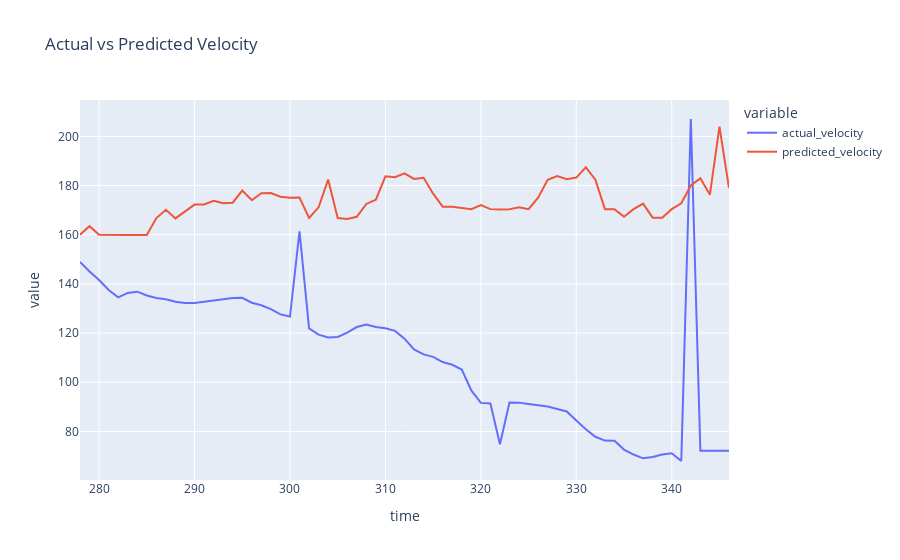
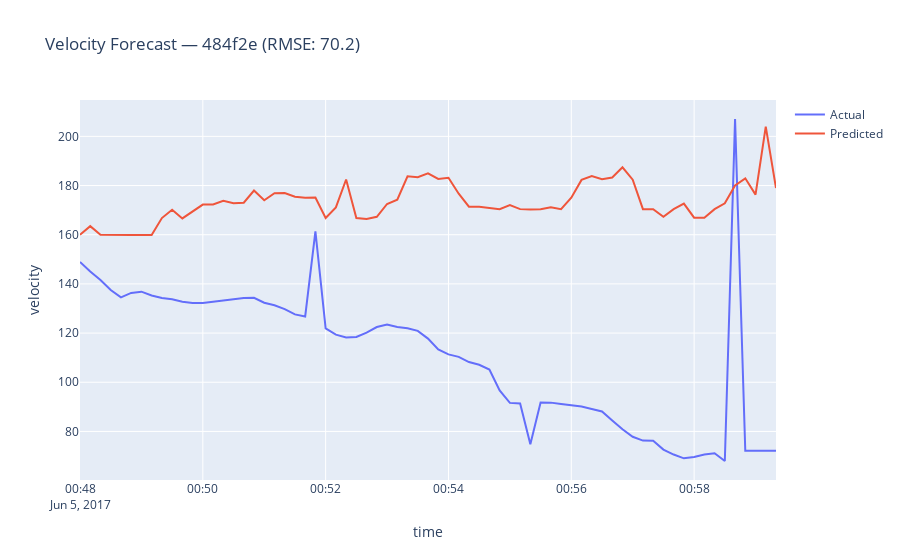

The code cell stored with these charts, in order, in its notebook:
### Code cell
import os
import math
import joblib
import numpy as np
import pandas as pd
from sklearn.preprocessing import StandardScaler
from sklearn.ensemble import HistGradientBoostingRegressor
from sklearn.metrics import mean_squared_error
import plotly.express as px
import plotly.graph_objects as go

DATA_PATH = r"C:\Users\Priyanga N\OneDrive\Documents\flight-anomaly-detection\cleaned_adsb.csv"
OUT_DIR = r"C:\Users\Priyanga N\OneDrive\Documents\flight-anomaly-detection"
MODEL_OUT = os.path.join(OUT_DIR, "hgb_velocity_model.joblib")
usecols = ["time","icao24","lat","lon","velocity","vertrate","baroaltitude","geoaltitude","heading"]
df = pd.read_csv(DATA_PATH, usecols=usecols, low_memory=False)
df = df.sort_values(["icao24","time"]).reset_index(drop=True)
print("Loaded rows:", df.shape[0])

top_icao = df["icao24"].value_counts().idxmax()
dff = df[df["icao24"] == top_icao].copy().reset_index(drop=True)
print("Selected icao24:", top_icao, "rows:", len(dff))

num_cols = ["velocity","vertrate","baroaltitude","geoaltitude","lat","lon","heading"]
dff[num_cols] = dff[num_cols].replace([np.inf, -np.inf], np.nan).astype(float)

dff = dff.dropna(subset=["velocity"]).reset_index(drop=True)

if len(dff) < 200:
    raise RuntimeError(f"Not enough rows for {top_icao} (only {len(dff)}). Choose another aircraft or use more data.")
dff["ds"] = pd.to_datetime(dff["time"], unit="s")
dff["hour"] = dff["ds"].dt.hour
dff["minute"] = dff["ds"].dt.minute
dff["second"] = dff["ds"].dt.second

dff["hour_sin"] = np.sin(2 * np.pi * dff["hour"] / 24)
dff["hour_cos"] = np.cos(2 * np.pi * dff["hour"] / 24)
dff["min_sin"] = np.sin(2 * np.pi * dff["minute"] / 60)
dff["min_cos"] = np.cos(2 * np.pi * dff["minute"] / 60)

dff["dt"] = dff["time"].diff().fillna(0).astype(float)

def haversine_m(lat1, lon1, lat2, lon2):
    R = 6371000.0
    phi1 = np.radians(lat1); phi2 = np.radians(lat2)
    dphi = np.radians(lat2 - lat1); dlambda = np.radians(lon2 - lon1)
    a = np.sin(dphi/2.0)**2 + np.cos(phi1)*np.cos(phi2)*np.sin(dlambda/2.0)**2
    return R * 2 * np.arctan2(np.sqrt(a), np.sqrt(1-a))

dff["lat_prev"] = dff["lat"].shift(1)
dff["lon_prev"] = dff["lon"].shift(1)
dff["dist_m"] = haversine_m(dff["lat_prev"].fillna(dff["lat"]), dff["lon_prev"].fillna(dff["lon"]),
                            dff["lat"], dff["lon"])
dff["speed_m_s"] = dff["dist_m"] / dff["dt"].replace(0, np.nan)  
dff["speed_m_s"] = dff["speed_m_s"].fillna(0)

LAGS = [1,2,3,5,10] 
for lag in LAGS:
    dff[f"vel_lag_{lag}"] = dff["velocity"].shift(lag)
    dff[f"vel_diff_{lag}"] = dff["velocity"] - dff[f"vel_lag_{lag}"]

ROLL_WINDOWS = [3,5,10]
for w in ROLL_WINDOWS:
    dff[f"vel_rollmean_{w}"] = dff["velocity"].rolling(window=w, min_periods=1).mean()
    dff[f"vel_rollstd_{w}"] = dff["velocity"].rolling(window=w, min_periods=1).std().fillna(0)

dff["alt_diff_1"] = dff["baroaltitude"] - dff["baroaltitude"].shift(1)
dff["geo_minus_baro"] = dff["geoaltitude"] - dff["baroaltitude"]

dff["heading_sin"] = np.sin(np.deg2rad(dff["heading"].fillna(0)))
dff["heading_cos"] = np.cos(np.deg2rad(dff["heading"].fillna(0)))

dff = dff.dropna(subset=[f"vel_lag_{max(LAGS)}"]).reset_index(drop=True)

median_dt = int(np.median(dff["dt"].replace(0, np.nan).dropna()))
print("median dt (s):", median_dt)
step_ahead = max(1, round(30 / max(1, median_dt)))  
print("step_ahead rows (≈30s):", step_ahead)

dff["y"] = dff["velocity"].shift(-step_ahead)  
dff = dff.dropna(subset=["y"]).reset_index(drop=True)

n = len(dff)
test_size = int(0.2 * n)
train = dff.iloc[: n - test_size].copy()
test  = dff.iloc[n - test_size :].copy()

print("Train rows:", len(train), "Test rows:", len(test))

features = [
    "velocity", "vel_lag_1", "vel_lag_2", "vel_lag_3", "vel_lag_5",
    "vel_diff_1", "vel_diff_2", "vel_diff_3", "vel_diff_5",
    "vel_rollmean_3", "vel_rollmean_5", "vel_rollmean_10",
    "vel_rollstd_3", "vel_rollstd_5",
    "vertrate", "baroaltitude", "geoaltitude", "geo_minus_baro",
    "speed_m_s",
    "hour_sin", "hour_cos", "min_sin", "min_cos",
    "heading_sin", "heading_cos",
    "alt_diff_1"
]
features = [f for f in features if f in train.columns]
print("Using features:", features)

X_train = train[features].fillna(0).astype(float)
y_train = train["y"].astype(float)
X_test  = test[features].fillna(0).astype(float)
y_test  = test["y"].astype(float)

scaler = StandardScaler()
X_train_s = scaler.fit_transform(X_train)
X_test_s  = scaler.transform(X_test)

model = HistGradientBoostingRegressor(
    max_iter=600,
    learning_rate=0.05,
    max_depth=10,
    random_state=42
)

print("Training model...")
model.fit(X_train_s, y_train)
print("Done training.")

from sklearn.metrics import mean_squared_error
import numpy as np

preds_test = model.predict(X_test_s)

mse = mean_squared_error(y_test, preds_test)
rmse = np.sqrt(mse)

print(f"Velocity Forecast RMSE: {rmse:.2f}")

import plotly.express as px
compare_df = pd.DataFrame({
    "time": X_test.index,
    "actual_velocity": y_test.values,
    "predicted_velocity": preds_test
})

fig = px.line(
    compare_df.sort_values("time"),
    x="time", 
    y=["actual_velocity", "predicted_velocity"],
    title="Actual vs Predicted Velocity"
)
fig.show()
plot_df = test[["ds"]].copy().reset_index(drop=True)
plot_df["actual"] = y_test.values
plot_df["predicted"] = preds_test

fig = go.Figure()
fig.add_trace(go.Scatter(x=plot_df["ds"], y=plot_df["actual"], mode="lines", name="Actual"))
fig.add_trace(go.Scatter(x=plot_df["ds"], y=plot_df["predicted"], mode="lines", name="Predicted"))
fig.update_layout(title=f"Velocity Forecast — {top_icao} (RMSE: {rmse:.1f})",
                  xaxis_title="time", yaxis_title="velocity")
fig.show()

try:
    importances = getattr(model, "feature_importances_", None)
    if importances is not None:
        fi = pd.Series(importances, index=features).sort_values(ascending=False)
        print("Top features:\n", fi.head(10))
except Exception:
    pass

### Figure 1 — Plotly figure (JSON) as saved in the notebook; plotly's stock layout.template omitted (floating-point values rounded to 4 significant figures)
{"data": [{"hovertemplate": "variable=actual_velocity<br>time=%{x}<br>value=%{y}<extra></extra>", "legendgroup": "actual_velocity", "line": {"color": "#636efa", "dash": "solid"}, "marker": {"symbol": "circle"}, "mode": "lines", "name": "actual_velocity", "orientation": "v", "showlegend": true, "type": "scatter", "x": [278, 279, 280, 281, 282, 283, 284, 285, 286, 287, 288, 289, 290, 291, 292, 293, 294, 295, 296, 297, 298, 299, 300, 301, 302, 303, 304, 305, 306, 307, 308, 309, 310, 311, 312, 313, 314, 315, 316, 317, 318, 319, 320, 321, 322, 323, 324, 325, 326, 327, 328, 329, 330, 331, 332, 333, 334, 335, 336, 337, 338, 339, 340, 341, 342, 343, 344, 345, 346], "xaxis": "x", "y": [148.9, 145.0, 141.6, 137.5, 134.5, 136.3, 136.8, 135.3, 134.3, 133.8, 132.7, 132.2, 132.2, 132.7, 133.2, 133.8, 134.3, 134.4, 132.3, 131.3, 129.8, 127.6, 126.7, 161.4, 121.9, 119.4, 118.2, 118.4, 120.2, 122.5, 123.5, 122.5, 121.9, 120.9, 117.7, 113.4, 111.3, 110.3, 108.2, 107.1, 105.2, 96.69, 91.61, 91.34, 74.81, 91.75, 91.72, 91.17, 90.69, 90.17, 89.15, 88.12, 84.47, 80.87, 77.82, 76.28, 76.25, 72.63, 70.6, 69.06, 69.6, 70.6, 71.11, 67.98, 207.1, 72.14, 72.14, 72.11, 72.11], "yaxis": "y"}, {"hovertemplate": "variable=predicted_velocity<br>time=%{x}<br>value=%{y}<extra></extra>", "legendgroup": "predicted_velocity", "line": {"color": "#EF553B", "dash": "solid"}, "marker": {"symbol": "circle"}, "mode": "lines", "name": "predicted_velocity", "orientation": "v", "showlegend": true, "type": "scatter", "x": [278, 279, 280, 281, 282, 283, 284, 285, 286, 287, 288, 289, 290, 291, 292, 293, 294, 295, 296, 297, 298, 299, 300, 301, 302, 303, 304, 305, 306, 307, 308, 309, 310, 311, 312, 313, 314, 315, 316, 317, 318, 319, 320, 321, 322, 323, 324, 325, 326, 327, 328, 329, 330, 331, 332, 333, 334, 335, 336, 337, 338, 339, 340, 341, 342, 343, 344, 345, 346], "xaxis": "x", "y": [160.0, 163.5, 160.0, 159.9, 160.0, 159.9, 159.9, 159.9, 166.8, 170.1, 166.6, 169.3, 172.2, 172.3, 173.8, 172.8, 173.0, 178.0, 174.0, 176.9, 177.0, 175.4, 175.1, 175.1, 166.8, 171.1, 182.5, 166.8, 166.4, 167.3, 172.5, 174.2, 183.7, 183.4, 185.0, 182.7, 183.2, 176.7, 171.4, 171.4, 171.0, 170.4, 172.1, 170.4, 170.3, 170.4, 171.2, 170.4, 175.1, 182.3, 183.9, 182.6, 183.2, 187.4, 182.4, 170.4, 170.4, 167.3, 170.4, 172.6, 166.9, 166.9, 170.4, 172.8, 180.0, 182.9, 176.3, 204.0, 179.0], "yaxis": "y"}], "layout": {"legend": {"title": {"text": "variable"}, "tracegroupgap": 0}, "title": {"text": "Actual vs Predicted Velocity"}, "xaxis": {"anchor": "y", "domain": [0, 1], "title": {"text": "time"}}, "yaxis": {"anchor": "x", "domain": [0, 1], "title": {"text": "value"}}}}

### Figure 2 — Plotly figure (JSON) as saved in the notebook; plotly's stock layout.template omitted (floating-point values rounded to 4 significant figures)
{"data": [{"mode": "lines", "name": "Actual", "type": "scatter", "x": ["2017-06-05T00:48:00.000000000", "2017-06-05T00:48:10.000000000", "2017-06-05T00:48:20.000000000", "2017-06-05T00:48:30.000000000", "2017-06-05T00:48:40.000000000", "2017-06-05T00:48:50.000000000", "2017-06-05T00:49:00.000000000", "2017-06-05T00:49:10.000000000", "2017-06-05T00:49:20.000000000", "2017-06-05T00:49:30.000000000", "2017-06-05T00:49:40.000000000", "2017-06-05T00:49:50.000000000", "2017-06-05T00:50:00.000000000", "2017-06-05T00:50:10.000000000", "2017-06-05T00:50:20.000000000", "2017-06-05T00:50:30.000000000", "2017-06-05T00:50:40.000000000", "2017-06-05T00:50:50.000000000", "2017-06-05T00:51:00.000000000", "2017-06-05T00:51:10.000000000", "2017-06-05T00:51:20.000000000", "2017-06-05T00:51:30.000000000", "2017-06-05T00:51:40.000000000", "2017-06-05T00:51:50.000000000", "2017-06-05T00:52:00.000000000", "2017-06-05T00:52:10.000000000", "2017-06-05T00:52:20.000000000", "2017-06-05T00:52:30.000000000", "2017-06-05T00:52:40.000000000", "2017-06-05T00:52:50.000000000", "2017-06-05T00:53:00.000000000", "2017-06-05T00:53:10.000000000", "2017-06-05T00:53:20.000000000", "2017-06-05T00:53:30.000000000", "2017-06-05T00:53:40.000000000", "2017-06-05T00:53:50.000000000", "2017-06-05T00:54:00.000000000", "2017-06-05T00:54:10.000000000", "2017-06-05T00:54:20.000000000", "2017-06-05T00:54:30.000000000", "2017-06-05T00:54:40.000000000", "2017-06-05T00:54:50.000000000", "2017-06-05T00:55:00.000000000", "2017-06-05T00:55:10.000000000", "2017-06-05T00:55:20.000000000", "2017-06-05T00:55:30.000000000", "2017-06-05T00:55:40.000000000", "2017-06-05T00:55:50.000000000", "2017-06-05T00:56:00.000000000", "2017-06-05T00:56:10.000000000", "2017-06-05T00:56:20.000000000", "2017-06-05T00:56:30.000000000", "2017-06-05T00:56:40.000000000", "2017-06-05T00:56:50.000000000", "2017-06-05T00:57:00.000000000", "2017-06-05T00:57:10.000000000", "2017-06-05T00:57:20.000000000", "2017-06-05T00:57:30.000000000", "2017-06-05T00:57:40.000000000", "2017-06-05T00:57:50.000000000", "2017-06-05T00:58:00.000000000", "2017-06-05T00:58:10.000000000", "2017-06-05T00:58:20.000000000", "2017-06-05T00:58:30.000000000", "2017-06-05T00:58:40.000000000", "2017-06-05T00:58:50.000000000", "2017-06-05T00:59:00.000000000", "2017-06-05T00:59:10.000000000", "2017-06-05T00:59:20.000000000"], "y": [148.9, 145.0, 141.6, 137.5, 134.5, 136.3, 136.8, 135.3, 134.3, 133.8, 132.7, 132.2, 132.2, 132.7, 133.2, 133.8, 134.3, 134.4, 132.3, 131.3, 129.8, 127.6, 126.7, 161.4, 121.9, 119.4, 118.2, 118.4, 120.2, 122.5, 123.5, 122.5, 121.9, 120.9, 117.7, 113.4, 111.3, 110.3, 108.2, 107.1, 105.2, 96.69, 91.61, 91.34, 74.81, 91.75, 91.72, 91.17, 90.69, 90.17, 89.15, 88.12, 84.47, 80.87, 77.82, 76.28, 76.25, 72.63, 70.6, 69.06, 69.6, 70.6, 71.11, 67.98, 207.1, 72.14, 72.14, 72.11, 72.11]}, {"mode": "lines", "name": "Predicted", "type": "scatter", "x": ["2017-06-05T00:48:00.000000000", "2017-06-05T00:48:10.000000000", "2017-06-05T00:48:20.000000000", "2017-06-05T00:48:30.000000000", "2017-06-05T00:48:40.000000000", "2017-06-05T00:48:50.000000000", "2017-06-05T00:49:00.000000000", "2017-06-05T00:49:10.000000000", "2017-06-05T00:49:20.000000000", "2017-06-05T00:49:30.000000000", "2017-06-05T00:49:40.000000000", "2017-06-05T00:49:50.000000000", "2017-06-05T00:50:00.000000000", "2017-06-05T00:50:10.000000000", "2017-06-05T00:50:20.000000000", "2017-06-05T00:50:30.000000000", "2017-06-05T00:50:40.000000000", "2017-06-05T00:50:50.000000000", "2017-06-05T00:51:00.000000000", "2017-06-05T00:51:10.000000000", "2017-06-05T00:51:20.000000000", "2017-06-05T00:51:30.000000000", "2017-06-05T00:51:40.000000000", "2017-06-05T00:51:50.000000000", "2017-06-05T00:52:00.000000000", "2017-06-05T00:52:10.000000000", "2017-06-05T00:52:20.000000000", "2017-06-05T00:52:30.000000000", "2017-06-05T00:52:40.000000000", "2017-06-05T00:52:50.000000000", "2017-06-05T00:53:00.000000000", "2017-06-05T00:53:10.000000000", "2017-06-05T00:53:20.000000000", "2017-06-05T00:53:30.000000000", "2017-06-05T00:53:40.000000000", "2017-06-05T00:53:50.000000000", "2017-06-05T00:54:00.000000000", "2017-06-05T00:54:10.000000000", "2017-06-05T00:54:20.000000000", "2017-06-05T00:54:30.000000000", "2017-06-05T00:54:40.000000000", "2017-06-05T00:54:50.000000000", "2017-06-05T00:55:00.000000000", "2017-06-05T00:55:10.000000000", "2017-06-05T00:55:20.000000000", "2017-06-05T00:55:30.000000000", "2017-06-05T00:55:40.000000000", "2017-06-05T00:55:50.000000000", "2017-06-05T00:56:00.000000000", "2017-06-05T00:56:10.000000000", "2017-06-05T00:56:20.000000000", "2017-06-05T00:56:30.000000000", "2017-06-05T00:56:40.000000000", "2017-06-05T00:56:50.000000000", "2017-06-05T00:57:00.000000000", "2017-06-05T00:57:10.000000000", "2017-06-05T00:57:20.000000000", "2017-06-05T00:57:30.000000000", "2017-06-05T00:57:40.000000000", "2017-06-05T00:57:50.000000000", "2017-06-05T00:58:00.000000000", "2017-06-05T00:58:10.000000000", "2017-06-05T00:58:20.000000000", "2017-06-05T00:58:30.000000000", "2017-06-05T00:58:40.000000000", "2017-06-05T00:58:50.000000000", "2017-06-05T00:59:00.000000000", "2017-06-05T00:59:10.000000000", "2017-06-05T00:59:20.000000000"], "y": [160.0, 163.5, 160.0, 159.9, 160.0, 159.9, 159.9, 159.9, 166.8, 170.1, 166.6, 169.3, 172.2, 172.3, 173.8, 172.8, 173.0, 178.0, 174.0, 176.9, 177.0, 175.4, 175.1, 175.1, 166.8, 171.1, 182.5, 166.8, 166.4, 167.3, 172.5, 174.2, 183.7, 183.4, 185.0, 182.7, 183.2, 176.7, 171.4, 171.4, 171.0, 170.4, 172.1, 170.4, 170.3, 170.4, 171.2, 170.4, 175.1, 182.3, 183.9, 182.6, 183.2, 187.4, 182.4, 170.4, 170.4, 167.3, 170.4, 172.6, 166.9, 166.9, 170.4, 172.8, 180.0, 182.9, 176.3, 204.0, 179.0]}], "layout": {"title": {"text": "Velocity Forecast — 484f2e (RMSE: 70.2)"}, "xaxis": {"title": {"text": "time"}}, "yaxis": {"title": {"text": "velocity"}}}}
